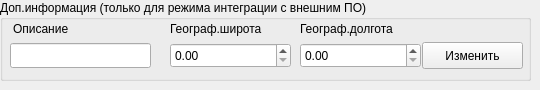
           <widget class="QWidget" name="coordinates_for_all">
            <widget class="QGroupBox" name="groupBox_4">
             <property name="geometry">
              <rect>
               <x>0</x>
               <y>0</y>
               <width>531</width>
               <height>81</height>
              </rect>
             </property>
             <property name="title">
              <string>Доп.информация (только для режима интеграции с внешним ПО)</string>
             </property>
             <widget class="QLineEdit" name="Dop_info_description_lineedit">
              <property name="geometry">
               <rect>
                <x>10</x>
                <y>43</y>
                <width>141</width>
                <height>25</height>
               </rect>
              </property>
             </widget>
             <widget class="QLabel" name="label_13">
              <property name="geometry">
               <rect>
                <x>13</x>
                <y>16</y>
                <width>71</width>
                <height>25</height>
               </rect>
              </property>
              <property name="text">
               <string>Описание</string>
              </property>
             </widget>
             <widget class="QDoubleSpinBox" name="coordinate_X_doubleSpinBox">
              <property name="geometry">
               <rect>
                <x>170</x>
                <y>43</y>
                <width>121</width>
                <height>25</height>
               </rect>
              </property>
              <property name="maximum">
               <double>9999.989999999999782</double>
              </property>
             </widget>
             <widget class="QDoubleSpinBox" name="coordinate_Y_doubleSpinBox">
              <property name="geometry">
               <rect>
                <x>300</x>
                <y>43</y>
                <width>121</width>
                <height>25</height>
               </rect>
              </property>
              <property name="maximum">
               <double>9999.989999999999782</double>
              </property>
             </widget>
             <widget class="QLabel" name="label_14">
              <property name="geometry">
               <rect>
                <x>170</x>
                <y>16</y>
                <width>121</width>
                <height>25</height>
               </rect>
              </property>
              <property name="sizePolicy">
               <sizepolicy hsizetype="Fixed" vsizetype="Fixed">
                <horstretch>0</horstretch>
                <verstretch>0</verstretch>
               </sizepolicy>
              </property>
              <property name="minimumSize">
               <size>
                <width>111</width>
                <height>16</height>
               </size>
              </property>
              <property name="text">
               <string>Географ.широта</string>
              </property>
             </widget>
             <widget class="QLabel" name="label_15">
              <property name="geometry">
               <rect>
                <x>300</x>
                <y>16</y>
                <width>171</width>
                <height>25</height>
               </rect>
              </property>
              <property name="sizePolicy">
               <sizepolicy hsizetype="Fixed" vsizetype="Fixed">
                <horstretch>121</horstretch>
                <verstretch>16</verstretch>
               </sizepolicy>
              </property>
              <property name="text">
               <string>Географ.долгота</string>
              </property>
             </widget>
             <widget class="QPushButton" name="pushButton_5">
              <property name="geometry">
               <rect>
                <x>422</x>
                <y>42</y>
                <width>101</width>
                <height>27</height>
               </rect>
              </property>
              <property name="minimumSize">
               <size>
                <width>80</width>
                <height>27</height>
               </size>
              </property>
              <property name="maximumSize">
               <size>
                <width>101</width>
                <height>25</height>
               </size>
              </property>
              <property name="text">
               <string>Изменить</string>
              </property>
             </widget>
            </widget>
           </widget>
